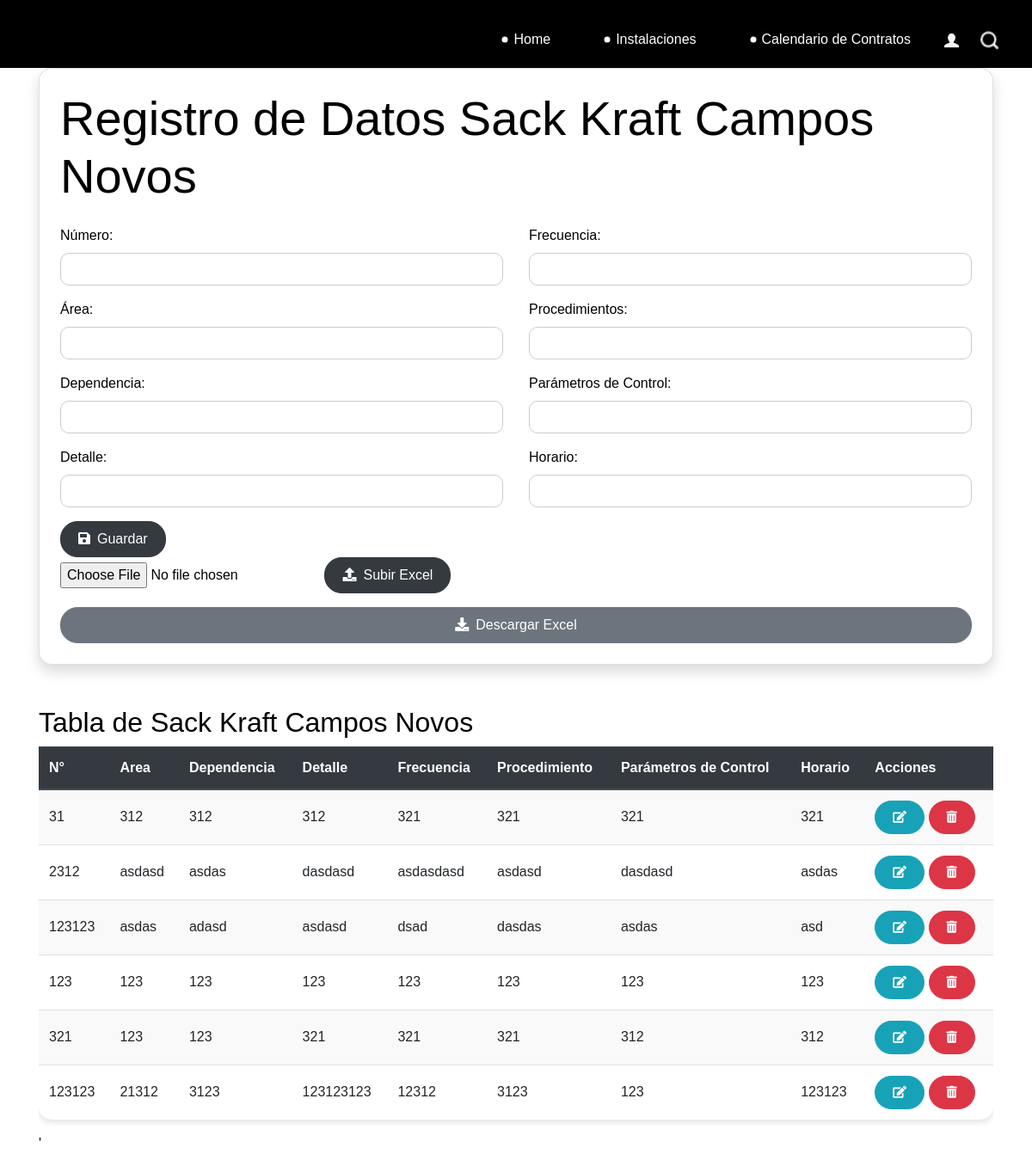
Before: /camposnovos/ with the older database file.
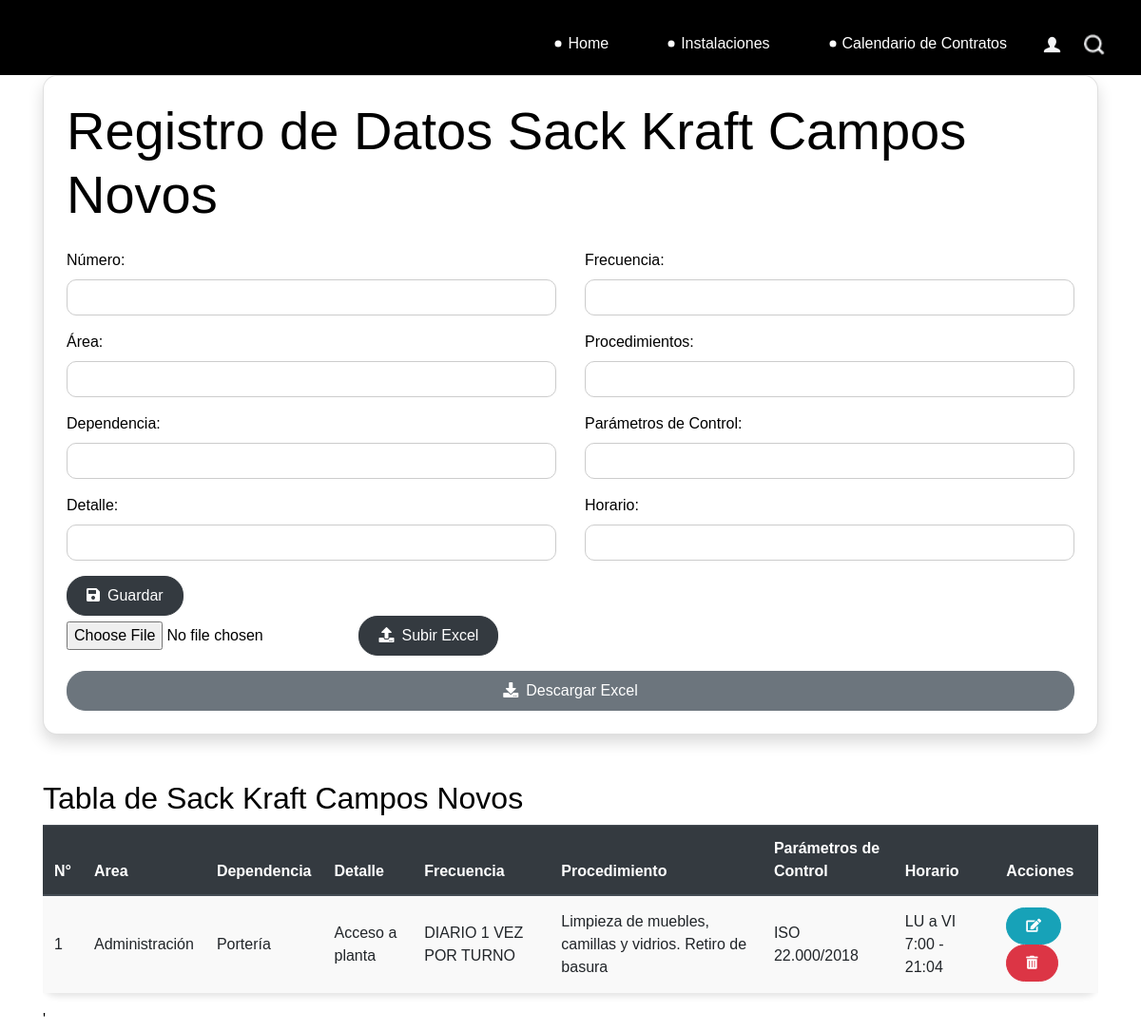
After: the same page with the newer database file.
### catalog/models.py (models this page shows)
class CamposNovos(models.Model):
    numero = models.IntegerField()
    area = models.CharField(max_length=100, default='')
    dependencia = models.CharField(max_length=100)
    detalle = models.TextField()
    frecuencia = models.CharField(max_length=100)
    procedimientos = models.TextField()
    parametro_control = models.CharField(max_length=100)
    horario = models.CharField(max_length=100)
    def __str__(self):
        return f""
    class Meta:
        db_table = 'camposnovos'

### catalog/views.py (the view)
# urls.py: path('camposnovos/', views.camposnovos, name='camposnovos'),
def camposnovos(request):
    if request.method == 'POST':
        if 'archivo_excel' in request.FILES:
            form = CamposNovosForm(request.POST, request.FILES)
            myfile = request.FILES['archivo_excel']
            df = pd.read_excel(myfile)
            conn = sqlite3.connect('db.sqlite3')
            for index, row in df.iterrows():
                data = CamposNovos(
                    numero=row['Número'],
                    area=row['Área'],
                    dependencia=row['Dependencia'],
                    detalle=row['Detalle'],
                    frecuencia=row['Frecuencia'],
                    procedimientos=row['Procedimiento'],
                    parametro_control=row['Parámetros de Control'],
                    horario=row['Horario']
                )
                data.save()
            conn.close()
        if 'archivo_excel' in request.FILES:
            form = CamposNovosForm(request.POST, request.FILES)
        else:
            form = CamposNovosForm(request.POST)
            if form.is_valid():
                form.save()
                messages.success(request, 'Datos ingresados correctamente.')
                return redirect('camposnovos')
            else:
                messages.error(request, 'Error al ingresar los datos. Por favor, revise los datos ingresados.')
    else:
        form = CamposNovosForm()
    camposnovos = CamposNovos.objects.all()
    print(camposnovos)
    return render(request, 'Instalaciones/Biopackaging/Sack-Kraft/CamposNovos.html', {'form': form, 'camposnovos': camposnovos})

### catalog/forms.py
class CamposNovosForm(forms.ModelForm):
    class Meta:
        model = CamposNovos
        fields = '__all__'

### Templates/Instalaciones/Biopackaging/Sack-Kraft/CamposNovos.html (shortened to what the changed rows need)
{% extends 'base.html' %}
{% load static %}
{% block content %}
<div class="container">
    <div class="card p-4 shadow">
        <h1 class="display-4 mb-4">Registro de Datos Sack Kraft Campos Novos</h1>
    </div>
</div>
<div class="container mt-5">
    <h2>Tabla de Sack Kraft Campos Novos</h2>
    <div class="table-responsive">
        <table class="table table-striped table-hover">
            <thead class="thead-dark">
                <tr>
                    <th scope="col">N°</th>
                    <th scope="col">Area</th>
                    <th scope="col">Dependencia</th>
                    <th scope="col">Detalle</th>
                    <th scope="col">Frecuencia</th>
                    <th scope="col">Procedimiento</th>
                    <th scope="col">Parámetros de Control</th>
                    <th scope="col">Horario</th>
                    <th scope="col">Acciones</th>
                </tr>
        </thead>
        <tbody>
            {% for dato in camposnovos %}
            <tr>
                <td>{{ dato.numero }}</td>
                <td>{{ dato.area}}</td>
                <td>{{ dato.dependencia }}</td>
                <td>{{ dato.detalle }}</td>
                <td>{{ dato.frecuencia }}</td>
                <td>{{ dato.procedimientos }}</td>
                <td>{{ dato.parametro_control }}</td>
                <td>{{ dato.horario }}</td>
                <td>
                    <a href="{% url 'modificar_camposnovos' dato.id %}" class="btn btn-info btn-sm"><i class="fas fa-edit"></i></a>
                    <form method="post" action="{% url 'eliminar_camposnovos' dato.id %}" style="display: inline;">
                        <button type="submit" class="btn btn-danger btn-sm" onclick="return confirm('¿Estás seguro de que deseas eliminar este dato?')"><i class="fas fa-trash-alt"></i></button>
                    </form>
                </td>
            </tr>
            {% endfor %}
        </tbody>
    </table>
</div>
<link rel="stylesheet" href="https://maxcdn.bootstrapcdn.com/bootstrap/4.5.2/css/bootstrap.min.css">
<link rel="stylesheet" href="https://cdnjs.cloudflare.com/ajax/libs/font-awesome/5.15.4/css/all.min.css">
<link rel="stylesheet" href="{% static 'stylecmpc.css' %}">
<link rel="stylesheet" href="{% static 'css/style.css' %}">'
{% endblock %}

Changed rows visible on the page:
removed CamposNovos: numero "31", area "312", dependencia "312", detalle "312", frecuencia "321", procedimientos "321", parametro_control "321", horario "321"
removed CamposNovos: numero "2312", area "asdasd", dependencia "asdas", detalle "dasdasd", frecuencia "asdasdasd", procedimientos "asdasd", parametro_control "dasdasd", horario "asdas"
removed CamposNovos: numero "123123", area "asdas", dependencia "adasd", detalle "asdasd", frecuencia "dsad", procedimientos "dasdas", parametro_control "asdas", horario "asd"
removed CamposNovos: numero "123", area "123", dependencia "123", detalle "123", frecuencia "123", procedimientos "123", parametro_control "123", horario "123"
removed CamposNovos: numero "321", area "123", dependencia "123", detalle "321", frecuencia "321", procedimientos "321", parametro_control "312", horario "312"
removed CamposNovos: numero "123123", area "21312", dependencia "3123", detalle "123123123", frecuencia "12312", procedimientos "3123", parametro_control "123", horario "123123"
added CamposNovos: numero "1", area "Administración", dependencia "Portería", detalle "Acceso a planta", frecuencia "DIARIO 1 VEZ POR TURNO", procedimientos "Limpieza de muebles, camillas y vidrios. Retiro de basura", parametro_control "ISO 22.000/2018", horario "LU a VI 7:00 - 21:04"
